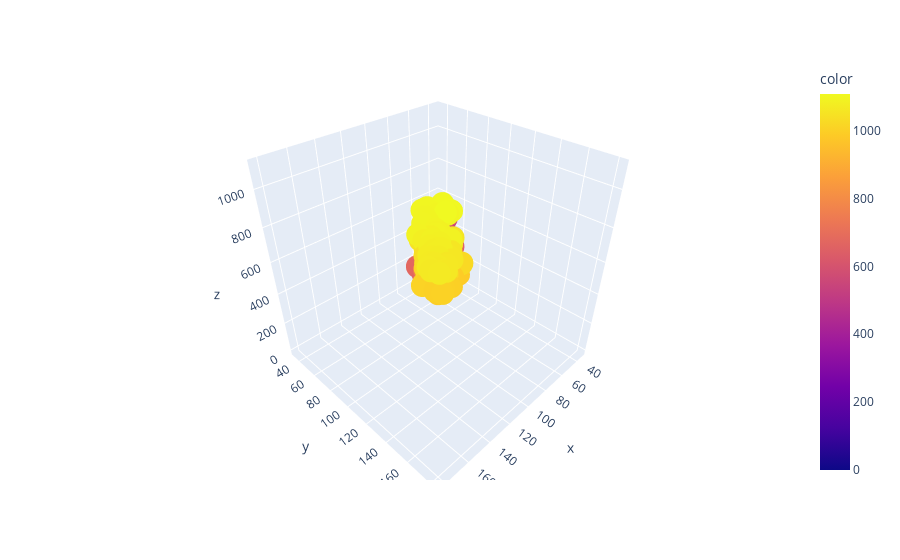

Notebook code for this chart:
### Code cell
# Topo = Tembedding(['AAPL', 'KR', 'JNJ', 'ICE', 'TGT', 'BABA', 'LUNA', 'BTC', 'EURUSD=X'], '2018-01-01', '2022-06-02') #Cargamos Ticker en los periodos descritos 
Topo = Tembedding('2018-01-01', '2022-06-02', 'Stock', 10, sector='Technology')
Topo.hausdorff('AAPL', 'AMD', 3) #Seleccionamos los dos ticker que haremos topo-embedding y el lagtime
Topo.output #Resultado de Hausdorff
Topo.graph() #Grafica el topo-embedding del primer ticker 2D
Topo.graph3d() #Grafica el topo-embedding del primer ticker 3D


'''
Topo.hausdorff_XY #Resultado de Hausdorff (X, Y)
Topo.hausdorff_YX #Resultado de Hausdorff (Y, X)
Topo.u #Topo-embedding del primer ticker
Topo.v #Topo-embedding del segundo ticker
Topo.graph(Topo.u) #Grafica el topo-embedding del primer ticker 2D
Topo.graph(Topo.v) #Grafica el topo-embedding del segundo ticker 2D
Topo.graph3D(Topo.u) #Grafica el topo-embedding del primer ticker 3D
Topo.graph3D(Topo.v) #Grafica el topo-embedding del primer ticker 3D
'''

### Figure 1 — Plotly figure (JSON) as saved in the notebook; plotly's stock layout.template omitted (floating-point values rounded to 4 significant figures; data arrays with more than 128 entries replaced by an {"elided": "..."} marker saying what was removed)
{"data": [{"hovertemplate": "x=%{x}<br>y=%{y}<br>z=%{z}<br>color=%{marker.color}<extra></extra>", "legendgroup": "", "marker": {"color": {"elided": "1109 int values"}, "coloraxis": "coloraxis", "symbol": "circle"}, "mode": "markers", "name": "", "scene": "scene", "showlegend": false, "type": "scatter3d", "x": {"elided": "1109 float values"}, "y": {"elided": "1109 float values"}, "z": {"elided": "1109 int values"}}], "layout": {"coloraxis": {"colorbar": {"title": {"text": "color"}}, "colorscale": [[0, "#0d0887"], [0.1111, "#46039f"], [0.2222, "#7201a8"], [0.3333, "#9c179e"], [0.4444, "#bd3786"], [0.5556, "#d8576b"], [0.6667, "#ed7953"], [0.7778, "#fb9f3a"], [0.8889, "#fdca26"], [1, "#f0f921"]]}, "legend": {"tracegroupgap": 0}, "margin": {"t": 60}, "scene": {"domain": {"x": [0, 1], "y": [0, 1]}, "xaxis": {"title": {"text": "x"}}, "yaxis": {"title": {"text": "y"}}, "zaxis": {"title": {"text": "z"}}}}}
